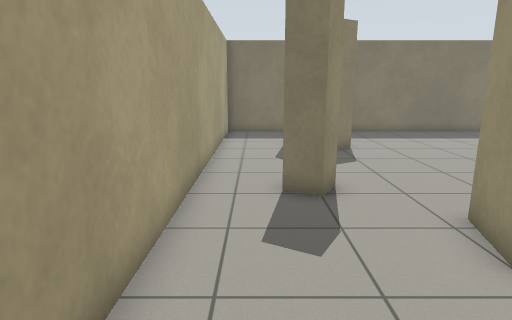
[1] (above)

18 first-person views from a walk through a world built for the Gazebo simulator. The camera is 1.2 m above the floor, tilts 12° down and sees 75° across. The floor is counted in squares, 0.5 m on a side. Each view is taken from the middle of a square. On the plan, view 1 faces up. The plan holds only what a view shows up to about 19 squares ahead; the rest is blank.

[2]
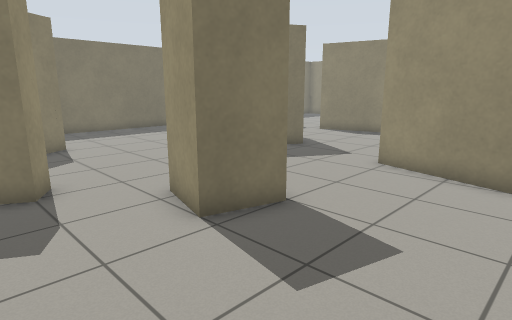

[3]
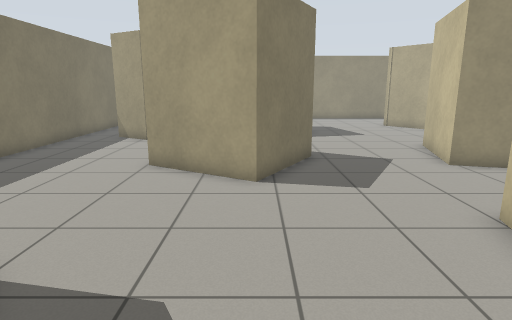

[4]
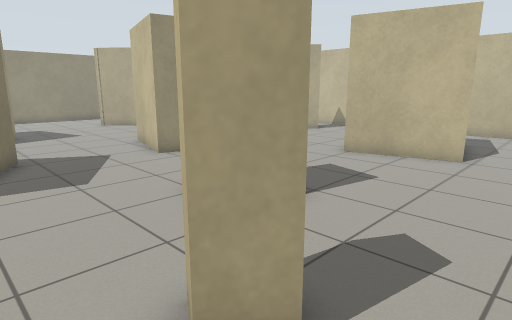

[5]
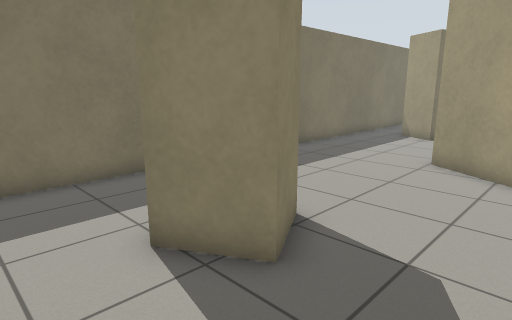

[6]
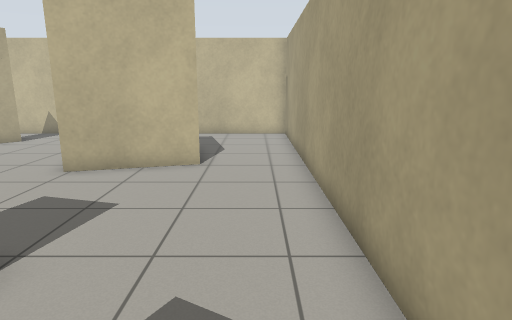

[7]
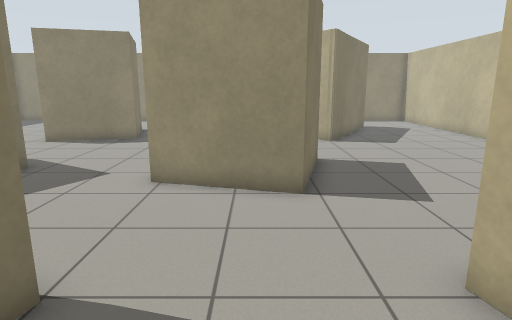

[8]
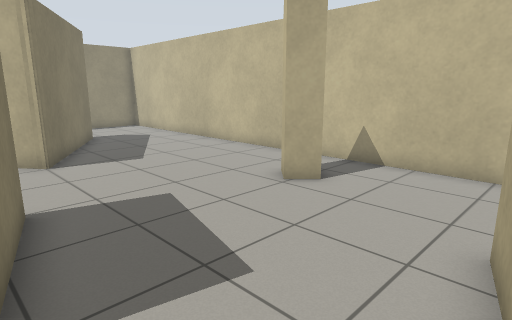

[9]
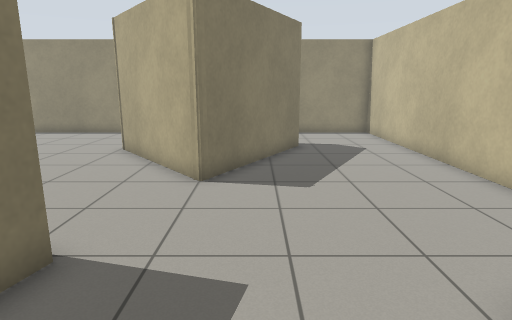

[10]
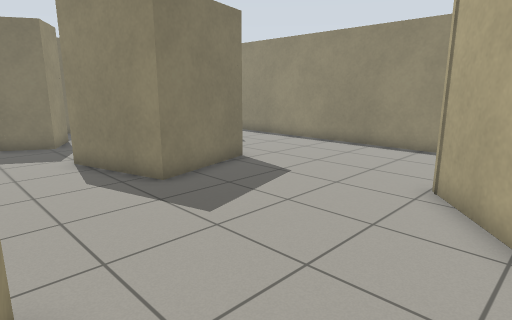

[11]
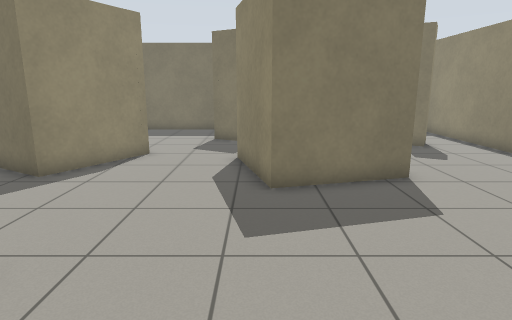

[12]
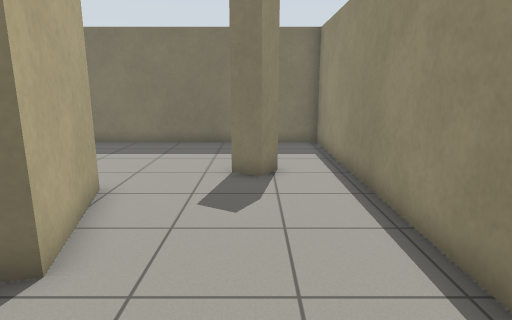

[13]
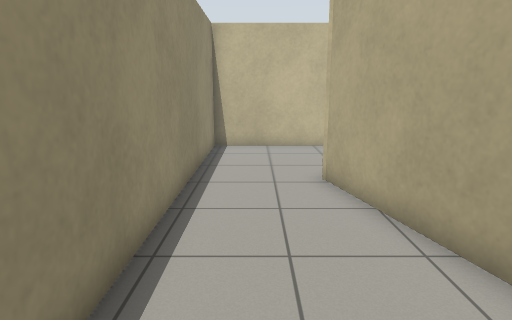

[14]
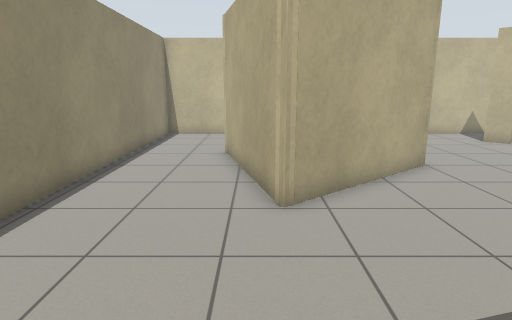

[15]
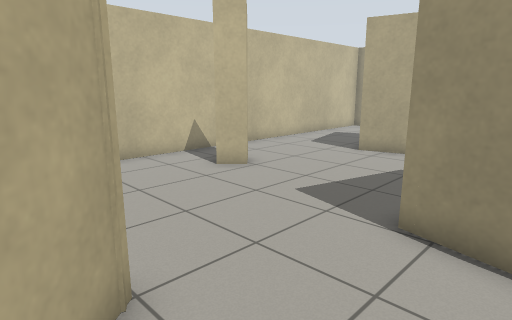

[16]
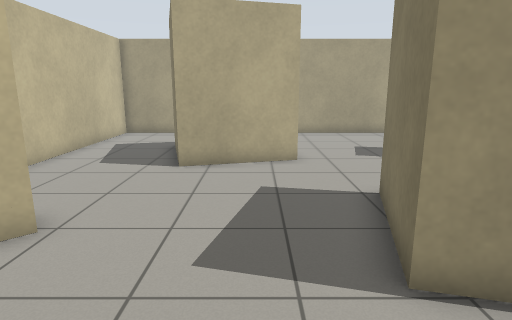

[17]
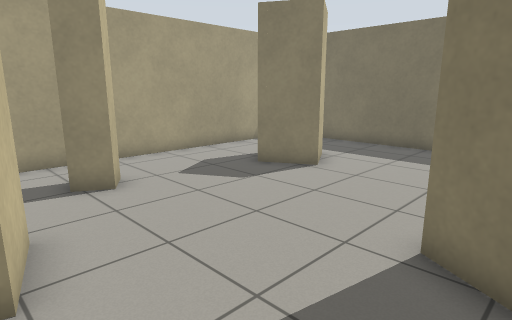

[18]
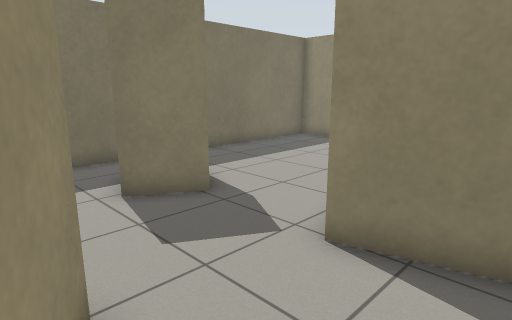

### Floor plan
Points are (right, up) in squares from view 1. A wall is a line through its corners. A room is listed if a view was taken in it or the views show most of it. See-through windows are left out.
Room 1 (views 1, 2, 3, 4, 5, 6, 7, 8, 17)
walls: (2, 8.1) (1.5, 7.3) (0.6, 7.8) (1.1, 8.6) (2, 8.1); (5.5, 3.4) (3.5, 4) (4, 5.9) (6, 5.4); (12, 8) (8.5, 10) (10.5, 13.5); (3, 15.6) (4, 13.8) (2.2, 12.8) (1.2, 14.6); (9.5, -0.1) (10.5, 3.8) (13.3, 3); (16, 15.3) (17, 17.1); (1.7, -2.6) (5.7, -1.6); (17.6, 19.1) (-1.6, 19.1) (-1.6, -1.6)
ways out: opening at (0, -1.3) to room 2; opening at (8, -0.3) to room 2; opening at (12.8, 5.5) to room 3; opening at (14.5, 13.5) to room 3; opening at (17, 18) to room 3
Room 2 (views 9, 10, 11, 16)
walls: (11, -7.5) (11.7, -6.7) (12.4, -7.5); (13.8, 0.6) (13.3, -1.1) (9.5, -0.1); (5.7, -1.6) (6.7, -5.4) (2.9, -6.5); (23.2, -5.8) (17.5, -2.5) (18.8, -1.5); (23.8, -3.6) (24.1, -4.8); (-1.6, -1.6) (-1.6, -10.3) (27.8, -10.3) (27.8, -3.6)
ways out: opening at (0, -1.3) to room 1; opening at (8, -0.3) to room 1; opening at (16.5, -0.2) to room 3; opening at (26, -4) to room 3
Room 3 (views 12, 13, 14, 15, 18)
walls: (21.2, 11.8) (22.2, 7.9) (18.4, 6.9) (17.3, 10.8); (14, 11.5) (12, 8); (25.7, 13.9) (25.2, 13) (24.2, 13.6); (13.3, 3) (14.4, 2.7); (18.8, -1.5) (22.4, 1.4) (22.5, 1.3) (23.8, -3.6); (18.7, 16.1) (17.7, 14.3) (16, 15.3); (27.8, -3.6) (27.8, 19.1) (17.6, 19.1)
low walls: (14.4, 2.7) (14.2, 2.1)
ways out: opening at (12.8, 5.5) to room 1; opening at (14.5, 13.5) to room 1; opening at (17, 18) to room 1; opening at (16.5, -0.2) to room 2; opening at (26, -4) to room 2

Where each view was taken, in squares from view 1:
view 1: 0 up, 0 right, facing up
view 2: 1 down, 0 right, facing up-right
view 3: 10 up, 0 right, facing right
view 4: 10 up, 1 left, facing down-right
view 5: 10 up, 1 left, facing up-right
view 6: 8 up, 0 right, facing down
view 7: 1 up, 2 right, facing right
view 8: 0 up, 6 right, facing down-right
view 9: 4 down, 9 right, facing right
view 10: 1 down, 14 right, facing up-right
view 11: 1 down, 18 right, facing up
view 12: 4 up, 25 right, facing up
view 13: 4 up, 26 right, facing down
view 14: 8 up, 23 right, facing down
view 15: 1 up, 19 right, facing down-left
view 16: 3 down, 17 right, facing left
view 17: 5 up, 10 right, facing up-left
view 18: 8 up, 13 right, facing up-right
